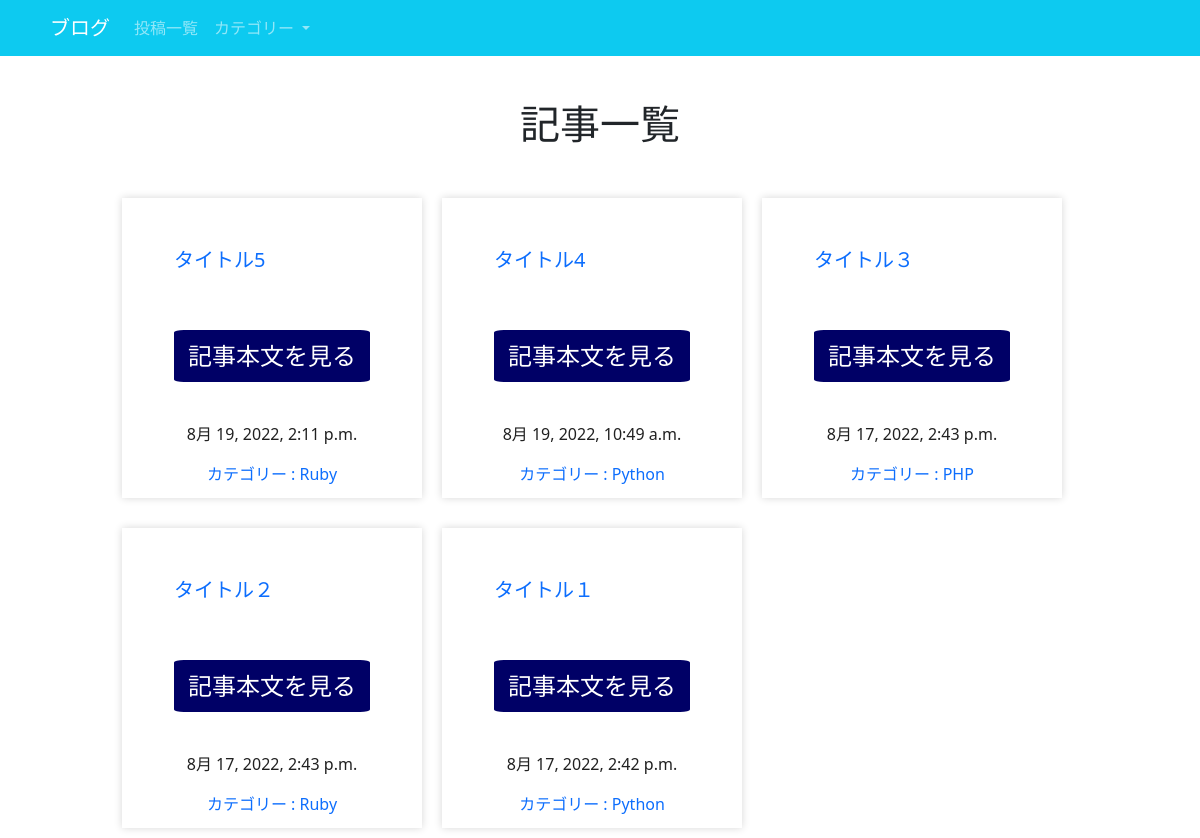
The app's page /index/ with its own data.
### polls/models.py (models this page shows, shortened)
class Article(models.Model):
    title = models.CharField(max_length = 255, verbose_name = 'タイトル')
    text = models.TextField(verbose_name="本文")
    date = models.DateTimeField(auto_now_add = True, blank = True, verbose_name = '投稿日時')
    category = models.ForeignKey(Category, on_delete = models.PROTECT, verbose_name = 'カテゴリー')
    relate_article = models.ManyToManyField('self', verbose_name = '関連記事', blank = True, null = True)

class Category(models.Model):
    name = models.CharField(max_length = 50, verbose_name = 'カテゴリー')
    def __str__(self):
        return self.name

### polls/views.py (the view)
# urls.py: path('index/', views.IndexView.as_view(), name = 'index'),
class IndexView(ListView):
    model = Article
    context_object_name = 'article_list'
    template_name = 'index.html'
    def get_queryset(self):
        return Article.objects.order_by('-date')

### polls/context.py (called while the page is built)
def common(request):
    context = {
        'category_list':Category.objects.all(),
    }
    return context

### polls/templates/index.html
{% extends "base.html"%}
{% load static %}
{% block content%}
<div class = 'container'>
    {% if category %}
        <h3>{{ category }}カテゴリーの記事</h3>
    {% else %}
        <h1>記事一覧</h1>
    {% endif %}
    <div class = 'box-container'>
        {% for article in article_list %}
        <div class = 'box'>
            <div class = 'article'>
                <h5 class = 'article-title'><a href = '{% url 'polls:detail' article.pk %}'>{{ article.title }}</a></h5>
                <br></br>
                <p><a class = 'button' href = '{% url 'polls:detail' article.pk %}'>記事本文を見る</a></p>
                <br>
                <p>{{ article.date }}</p>
                <p><a href = '{% url 'polls:category' article.category %}'>カテゴリー : {{ article.category }}</a></p>
            </div>
        </div>
        {% endfor %}
    </div>
</div>
{% endblock %}

### polls/templates/base.html (shortened to what this page needs)
{% load static %}
<!DOCTYPE html>
<html lang = 'ja'>
<head>
    <link href="https://cdn.jsdelivr.net/npm/bootstrap@5.0.2/dist/css/bootstrap.min.css" rel="stylesheet">
    <link rel = 'stylesheet' href = '{% static 'css/style.css' %}'>
</head>
<body>
    {% include 'header.html' %}
    <main>
        {% block content %}{% endblock %}
    </main>
</body>
</html>

### polls/templates/header.html (shortened to what this page needs)
<header>
    <nav class="navbar navbar-expand-md navbar-dark bg-info fixed-top">
        <a class="navbar-brand" href="{% url 'polls:top' %}">ブログ</a>
        <div class="collapse navbar-collapse" id="navbarsExampleDefault">
            <ul class="navbar-nav mr-auto">
                <li class="nav-item">
                    <a class="nav-link" href="{% url 'polls:index' %}">投稿一覧</a>
                </li>
                <li class="nav-item">
                    <li class="nav-item dropdown">
                        <a class="nav-link dropdown-toggle"  id="navbarDarkDropdownMenuLink" role="button" data-bs-toggle="dropdown" aria-expanded="false">
                          カテゴリー
                        </a>
                      </li>
                </li>
            </ul>
        </div>
    </nav>
</header>

### static/css/style.css (style rules this page uses)
header { padding-bottom: 100px; }
header .navbar-brand { margin-left: 50px; }
.container { width: 1000px; margin-left: auto; margin-right: auto; }
.container h1 { text-align: center; margin-bottom:30px; }
.container h5 { text-align: left; }
.box { text-align: center; float: left; width: 300px; height: 300px; margin: 20px 10px 10px 10px; background-color: #fff; box-shadow: 0 0 8px rgba(0, 0, 0, 0.16); color: #212121; }
a { text-decoration: none; }
.article { display: inline-block; }
.article { text-align: center; }
.article-title { margin-top: 50px; margin-bottom: 10px; }
.button { width: 100%; display : inline-block; border-radius : 5%; font-size : 18pt; text-align : center; cursor : pointer; padding : 12px 12px; background : #000066; color : white; line-height : 1em; transition : .3s; border : 2px solid #000066; }

### records on screen
Article: title "タイトル5", date "8月 19, 2022, 2:11 p.m.", category "Ruby"
Article: title "タイトル4", date "8月 19, 2022, 10:49 a.m.", category "Python"
Article: title "タイトル３", date "8月 17, 2022, 2:43 p.m.", category "PHP"
Article: title "タイトル２", date "8月 17, 2022, 2:43 p.m.", category "Ruby"
Article: title "タイトル１", date "8月 17, 2022, 2:42 p.m.", category "Python"
